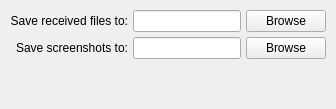
          <widget class="QWidget" name="files_and_directories_tab">
           <attribute name="title">
            <string>Files and directories</string>
           </attribute>
           <layout class="QGridLayout" name="gridLayout_4">
            <property name="leftMargin">
             <number>10</number>
            </property>
            <property name="topMargin">
             <number>10</number>
            </property>
            <property name="rightMargin">
             <number>10</number>
            </property>
            <property name="bottomMargin">
             <number>10</number>
            </property>
            <property name="spacing">
             <number>5</number>
            </property>
            <item row="0" column="1">
             <widget class="QLineEdit" name="transfers_directory_editor">
              <property name="toolTip">
               <string>Where to save received files</string>
              </property>
              <property name="readOnly">
               <bool>true</bool>
              </property>
             </widget>
            </item>
            <item row="0" column="0">
             <widget class="QLabel" name="transfers_directory_label">
              <property name="text">
               <string>Save received files to:</string>
              </property>
              <property name="alignment">
               <set>Qt::AlignRight|Qt::AlignTrailing|Qt::AlignVCenter</set>
              </property>
             </widget>
            </item>
            <item row="2" column="2">
             <widget class="QPushButton" name="screenshots_directory_browse_button">
              <property name="text">
               <string>Browse</string>
              </property>
             </widget>
            </item>
            <item row="0" column="2">
             <widget class="QPushButton" name="transfers_directory_browse_button">
              <property name="text">
               <string>Browse</string>
              </property>
             </widget>
            </item>
            <item row="2" column="0">
             <widget class="QLabel" name="screenshots_directory_label">
              <property name="text">
               <string>Save screenshots to:</string>
              </property>
              <property name="alignment">
               <set>Qt::AlignRight|Qt::AlignTrailing|Qt::AlignVCenter</set>
              </property>
             </widget>
            </item>
            <item row="2" column="1">
             <widget class="QLineEdit" name="screenshots_directory_editor">
              <property name="toolTip">
               <string>Where to save screenshots taken from video or screen sharing sessions</string>
              </property>
              <property name="readOnly">
               <bool>true</bool>
              </property>
             </widget>
            </item>
            <item row="3" column="0">
             <spacer name="verticalSpacer_3">
              <property name="orientation">
               <enum>Qt::Vertical</enum>
              </property>
              <property name="sizeHint" stdset="0">
               <size>
                <width>20</width>
                <height>40</height>
               </size>
              </property>
             </spacer>
            </item>
           </layout>
          </widget>
